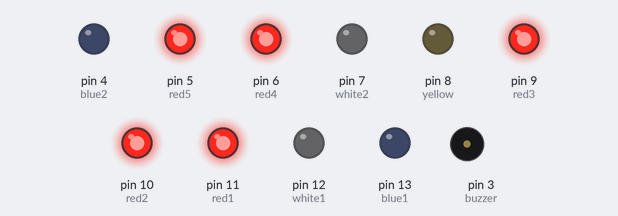
Simulated run of this sketch. Board: Arduino Uno, built with avr-gcc and run on an emulated ATmega328P. Parts: output pins drawn as LEDs (lit = HIGH), buzzer (waves = sounding, pin HIGH).

Above: at 0.1 s.
Timing chart, 0 to 1.6 s (numbered marks = the images above):
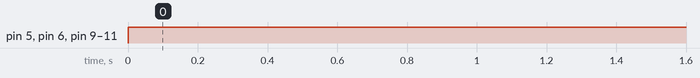

The sketch:

FOR_DELETION.ino
```cpp
bool boxState = LOW;

const int blue1 = 13;
const int white1 = 12;
const int yellow = 8;
const int white2 = 7;
const int blue2 = 4;

int yellowState = LOW;
unsigned long startTime_yellow = 0;
unsigned long interval_yellow = 50;

int blueState = LOW;
unsigned long startTime_blue = 0;
unsigned long interval_blue = 500;

int whiteState = LOW;
unsigned long startTime_white = 0;
unsigned long interval_white = 1000;

const int red1 = 11;
const int red2 = 10;
const int red3 = 9;
const int red4 = 6;
const int red5 = 5;

unsigned int frequencies[] = {659, 659, 659, 659, 659, 659, 659, 784, 523, 587, 659, 698, 698, 698, 698, 698, 659, 659, 659, 659, 659, 587, 587, 659, 587, 784};
unsigned long durations[] = {150, 150, 250, 150, 150, 250, 150, 150, 150, 150, 450, 150, 150, 150, 150, 150, 150, 150, 100, 100, 150, 150, 150, 150, 250, 250};

const int buzzer = 3;

void setup() {
  pinMode(blue1, OUTPUT);
  pinMode(white1, OUTPUT);
  pinMode(yellow, OUTPUT);
  pinMode(blue2, OUTPUT);
  pinMode(white2, OUTPUT);

  pinMode(red1, OUTPUT);
  pinMode(red2, OUTPUT);
  pinMode(red3, OUTPUT);
  pinMode(red4, OUTPUT);
  pinMode(red5, OUTPUT);

  pinMode(buzzer, OUTPUT);

}

void loop() {
          analogWrite(red1, 255);
          analogWrite(red2, 255);
          analogWrite(red3, 255);
          analogWrite(red4, 255);
          analogWrite(red5, 255);

}


void Outside_LightsON(){
    digitalWrite(yellow, yellowState);
    digitalWrite(blue1, blueState);
    digitalWrite(blue2, blueState);
    digitalWrite(white1, whiteState);
    digitalWrite(white2, whiteState);
  }

void Outside_LightsOFF(){
    digitalWrite(yellow, LOW);
    digitalWrite(blue1, LOW);
    digitalWrite(blue2, LOW);
    digitalWrite(white1, LOW);
    digitalWrite(white2, LOW);
  }

void Inside_LightsOFF(){
    analogWrite(red1, 0);
    analogWrite(red2, 0);
    analogWrite(red3, 0);
    analogWrite(red4, 0);
    analogWrite(red5, 0);
  }
```

Measured:
- by itself, pin 5 (red5), pin 6 (red4), pin 9 (red3), pin 10 (red2), pin 11 (red1): LOW → HIGH at 0.00 s
